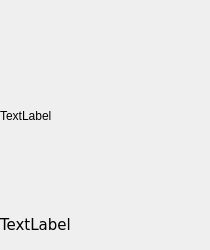
<?xml version="1.0" encoding="UTF-8"?>
<ui version="4.0">
 <class>cards</class>
 <widget class="QWidget" name="cards">
  <property name="geometry">
   <rect>
    <x>0</x>
    <y>0</y>
    <width>210</width>
    <height>250</height>
   </rect>
  </property>
  <property name="maximumSize">
   <size>
    <width>210</width>
    <height>250</height>
   </size>
  </property>
  <property name="windowTitle">
   <string>Form</string>
  </property>
  <layout class="QVBoxLayout" name="verticalLayout_2">
   <property name="spacing">
    <number>0</number>
   </property>
   <property name="leftMargin">
    <number>0</number>
   </property>
   <property name="topMargin">
    <number>0</number>
   </property>
   <property name="rightMargin">
    <number>0</number>
   </property>
   <property name="bottomMargin">
    <number>0</number>
   </property>
   <item>
    <layout class="QVBoxLayout" name="verticalLayout">
     <item>
      <widget class="QLabel" name="image">
       <property name="minimumSize">
        <size>
         <width>0</width>
         <height>200</height>
        </size>
       </property>
       <property name="maximumSize">
        <size>
         <width>16777215</width>
         <height>200</height>
        </size>
       </property>
       <property name="text">
        <string>TextLabel</string>
       </property>
      </widget>
     </item>
     <item>
      <widget class="QLabel" name="title">
       <property name="sizePolicy">
        <sizepolicy hsizetype="Preferred" vsizetype="Maximum">
         <horstretch>0</horstretch>
         <verstretch>0</verstretch>
        </sizepolicy>
       </property>
       <property name="font">
        <font>
         <family>DejaVu Sans</family>
         <pointsize>11</pointsize>
        </font>
       </property>
       <property name="text">
        <string>TextLabel</string>
       </property>
      </widget>
     </item>
    </layout>
   </item>
  </layout>
 </widget>
 <resources/>
 <connections/>
</ui>
